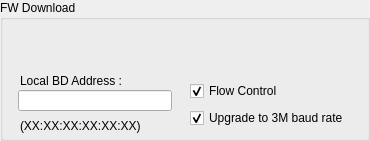
   <widget class="QGroupBox" name="groupBox_12">
    <property name="geometry">
     <rect>
      <x>502</x>
      <y>34</y>
      <width>370</width>
      <height>141</height>
     </rect>
    </property>
    <property name="title">
     <string>FW Download</string>
    </property>
    <widget class="QWidget" name="layoutWidget_2">
     <property name="geometry">
      <rect>
       <x>190</x>
       <y>80</y>
       <width>178</width>
       <height>49</height>
      </rect>
     </property>
     <layout class="QVBoxLayout" name="verticalLayout">
      <item>
       <widget class="QCheckBox" name="btnFlowCntrl_2">
        <property name="sizePolicy">
         <sizepolicy hsizetype="Minimum" vsizetype="Fixed">
          <horstretch>0</horstretch>
          <verstretch>0</verstretch>
         </sizepolicy>
        </property>
        <property name="text">
         <string>Flow Control</string>
        </property>
        <property name="checked">
         <bool>true</bool>
        </property>
       </widget>
      </item>
      <item>
       <widget class="QCheckBox" name="btnUpgrdeTo3m">
        <property name="sizePolicy">
         <sizepolicy hsizetype="Minimum" vsizetype="Fixed">
          <horstretch>0</horstretch>
          <verstretch>0</verstretch>
         </sizepolicy>
        </property>
        <property name="text">
         <string>Upgrade to 3M baud rate</string>
        </property>
        <property name="checked">
         <bool>true</bool>
        </property>
       </widget>
      </item>
     </layout>
     <zorder>btnUpgrdeTo3m</zorder>
     <zorder>btnFlowCntrl_2</zorder>
    </widget>
    <widget class="QLineEdit" name="edLocalBDA">
     <property name="geometry">
      <rect>
       <x>18</x>
       <y>90</y>
       <width>154</width>
       <height>21</height>
      </rect>
     </property>
     <property name="text">
      <string/>
     </property>
    </widget>
    <widget class="QLabel" name="label_48">
     <property name="geometry">
      <rect>
       <x>20</x>
       <y>110</y>
       <width>141</width>
       <height>31</height>
      </rect>
     </property>
     <property name="text">
      <string>(XX:XX:XX:XX:XX:XX)</string>
     </property>
    </widget>
    <widget class="QLabel" name="label_23">
     <property name="geometry">
      <rect>
       <x>20</x>
       <y>70</y>
       <width>137</width>
       <height>21</height>
      </rect>
     </property>
     <property name="text">
      <string>Local BD Address :</string>
     </property>
    </widget>
   </widget>
